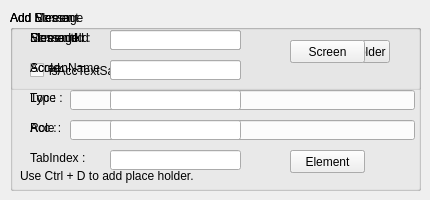
      <widget class="QWidget" name="tab_9">
       <attribute name="title">
        <string>Add Item</string>
       </attribute>
       <widget class="QGroupBox" name="groupBox_addMessage">
        <property name="geometry">
         <rect>
          <x>10</x>
          <y>10</y>
          <width>411</width>
          <height>181</height>
         </rect>
        </property>
        <property name="title">
         <string>Add Message</string>
        </property>
        <widget class="QLabel" name="label_12">
         <property name="geometry">
          <rect>
           <x>20</x>
           <y>20</y>
           <width>61</width>
           <height>16</height>
          </rect>
         </property>
         <property name="text">
          <string>MessageId :</string>
         </property>
        </widget>
        <widget class="QLineEdit" name="msgIdText">
         <property name="geometry">
          <rect>
           <x>100</x>
           <y>20</y>
           <width>131</width>
           <height>20</height>
          </rect>
         </property>
         <property name="text">
          <string/>
         </property>
        </widget>
        <widget class="QPushButton" name="addMsgBtn">
         <property name="geometry">
          <rect>
           <x>280</x>
           <y>140</y>
           <width>75</width>
           <height>23</height>
          </rect>
         </property>
         <property name="text">
          <string>Message</string>
         </property>
         <property name="icon">
          <iconset>
           <normaloff>:/images/C:/Users/Vihang/Downloads/android_icons/PNG/48/Very_Basic/plus-48.png</normaloff>:/images/C:/Users/Vihang/Downloads/android_icons/PNG/48/Very_Basic/plus-48.png</iconset>
         </property>
        </widget>
        <widget class="QCheckBox" name="cb_isAccTextSame">
         <property name="geometry">
          <rect>
           <x>20</x>
           <y>50</y>
           <width>151</width>
           <height>21</height>
          </rect>
         </property>
         <property name="text">
          <string>isAccTextSame</string>
         </property>
        </widget>
        <widget class="QLineEdit" name="locMsgText">
         <property name="geometry">
          <rect>
           <x>60</x>
           <y>80</y>
           <width>345</width>
           <height>20</height>
          </rect>
         </property>
         <property name="text">
          <string/>
         </property>
        </widget>
        <widget class="QLineEdit" name="accMsgText">
         <property name="geometry">
          <rect>
           <x>60</x>
           <y>110</y>
           <width>345</width>
           <height>20</height>
          </rect>
         </property>
         <property name="text">
          <string/>
         </property>
        </widget>
        <widget class="QLabel" name="label_13">
         <property name="geometry">
          <rect>
           <x>20</x>
           <y>80</y>
           <width>31</width>
           <height>16</height>
          </rect>
         </property>
         <property name="text">
          <string>Loc :</string>
         </property>
        </widget>
        <widget class="QLabel" name="label_14">
         <property name="geometry">
          <rect>
           <x>20</x>
           <y>110</y>
           <width>31</width>
           <height>16</height>
          </rect>
         </property>
         <property name="text">
          <string>Acc :</string>
         </property>
        </widget>
        <widget class="QPushButton" name="addPlaceHolderBtn">
         <property name="geometry">
          <rect>
           <x>280</x>
           <y>30</y>
           <width>100</width>
           <height>23</height>
          </rect>
         </property>
         <property name="text">
          <string>Add Place holder</string>
         </property>
         <property name="shortcut">
          <string>Ctrl+D</string>
         </property>
        </widget>
        <widget class="QLabel" name="label_51">
         <property name="geometry">
          <rect>
           <x>10</x>
           <y>158</y>
           <width>271</width>
           <height>16</height>
          </rect>
         </property>
         <property name="text">
          <string>Use Ctrl + D to add place holder.</string>
         </property>
        </widget>
       </widget>
       <widget class="QGroupBox" name="groupBox_addElement">
        <property name="geometry">
         <rect>
          <x>10</x>
          <y>10</y>
          <width>411</width>
          <height>181</height>
         </rect>
        </property>
        <property name="title">
         <string>Add Element</string>
        </property>
        <widget class="QLabel" name="label_7">
         <property name="geometry">
          <rect>
           <x>20</x>
           <y>20</y>
           <width>61</width>
           <height>16</height>
          </rect>
         </property>
         <property name="text">
          <string>ElementId :</string>
         </property>
        </widget>
        <widget class="QLabel" name="label_8">
         <property name="geometry">
          <rect>
           <x>20</x>
           <y>50</y>
           <width>71</width>
           <height>16</height>
          </rect>
         </property>
         <property name="text">
          <string>AccId :</string>
         </property>
        </widget>
        <widget class="QPushButton" name="addEleBtn">
         <property name="geometry">
          <rect>
           <x>280</x>
           <y>140</y>
           <width>75</width>
           <height>23</height>
          </rect>
         </property>
         <property name="text">
          <string>Element</string>
         </property>
         <property name="icon">
          <iconset>
           <normaloff>:/images/C:/Users/Vihang/Downloads/android_icons/PNG/48/Very_Basic/plus-48.png</normaloff>:/images/C:/Users/Vihang/Downloads/android_icons/PNG/48/Very_Basic/plus-48.png</iconset>
         </property>
        </widget>
        <widget class="QLineEdit" name="eleNameText">
         <property name="geometry">
          <rect>
           <x>100</x>
           <y>20</y>
           <width>131</width>
           <height>20</height>
          </rect>
         </property>
         <property name="text">
          <string/>
         </property>
        </widget>
        <widget class="QLineEdit" name="eleAccIdText">
         <property name="geometry">
          <rect>
           <x>100</x>
           <y>50</y>
           <width>131</width>
           <height>20</height>
          </rect>
         </property>
         <property name="text">
          <string/>
         </property>
        </widget>
        <widget class="QLabel" name="label_9">
         <property name="geometry">
          <rect>
           <x>20</x>
           <y>110</y>
           <width>71</width>
           <height>16</height>
          </rect>
         </property>
         <property name="text">
          <string>Role :</string>
         </property>
        </widget>
        <widget class="QLineEdit" name="eleRoleText">
         <property name="geometry">
          <rect>
           <x>100</x>
           <y>110</y>
           <width>131</width>
           <height>20</height>
          </rect>
         </property>
         <property name="text">
          <string/>
         </property>
        </widget>
        <widget class="QLineEdit" name="eleTabIndexText">
         <property name="geometry">
          <rect>
           <x>100</x>
           <y>140</y>
           <width>131</width>
           <height>20</height>
          </rect>
         </property>
         <property name="text">
          <string/>
         </property>
        </widget>
        <widget class="QLabel" name="label_10">
         <property name="geometry">
          <rect>
           <x>20</x>
           <y>140</y>
           <width>71</width>
           <height>16</height>
          </rect>
         </property>
         <property name="text">
          <string>TabIndex :</string>
         </property>
        </widget>
        <widget class="QLineEdit" name="eleTypeText">
         <property name="geometry">
          <rect>
           <x>100</x>
           <y>80</y>
           <width>131</width>
           <height>20</height>
          </rect>
         </property>
         <property name="text">
          <string/>
         </property>
        </widget>
        <widget class="QLabel" name="label_11">
         <property name="geometry">
          <rect>
           <x>20</x>
           <y>80</y>
           <width>71</width>
           <height>16</height>
          </rect>
         </property>
         <property name="text">
          <string>Type :</string>
         </property>
        </widget>
       </widget>
       <widget class="QGroupBox" name="groupBox_addScreen">
        <property name="geometry">
         <rect>
          <x>10</x>
          <y>10</y>
          <width>411</width>
          <height>80</height>
         </rect>
        </property>
        <property name="title">
         <string>Add Screen</string>
        </property>
        <widget class="QLineEdit" name="screenNameText">
         <property name="geometry">
          <rect>
           <x>100</x>
           <y>20</y>
           <width>131</width>
           <height>20</height>
          </rect>
         </property>
         <property name="text">
          <string/>
         </property>
        </widget>
        <widget class="QPushButton" name="addScreenBtn">
         <property name="geometry">
          <rect>
           <x>280</x>
           <y>30</y>
           <width>75</width>
           <height>23</height>
          </rect>
         </property>
         <property name="text">
          <string>Screen</string>
         </property>
         <property name="icon">
          <iconset>
           <normaloff>:/images/C:/Users/Vihang/Downloads/android_icons/PNG/48/Very_Basic/plus-48.png</normaloff>:/images/C:/Users/Vihang/Downloads/android_icons/PNG/48/Very_Basic/plus-48.png</iconset>
         </property>
        </widget>
        <widget class="QLabel" name="label_5">
         <property name="geometry">
          <rect>
           <x>20</x>
           <y>20</y>
           <width>61</width>
           <height>16</height>
          </rect>
         </property>
         <property name="text">
          <string>ScreenId :</string>
         </property>
        </widget>
        <widget class="QLineEdit" name="screenNameText_2">
         <property name="geometry">
          <rect>
           <x>100</x>
           <y>50</y>
           <width>131</width>
           <height>20</height>
          </rect>
         </property>
         <property name="text">
          <string/>
         </property>
        </widget>
        <widget class="QLabel" name="label_6">
         <property name="geometry">
          <rect>
           <x>20</x>
           <y>50</y>
           <width>71</width>
           <height>16</height>
          </rect>
         </property>
         <property name="text">
          <string>ScreenName  :</string>
         </property>
        </widget>
       </widget>
      </widget>
